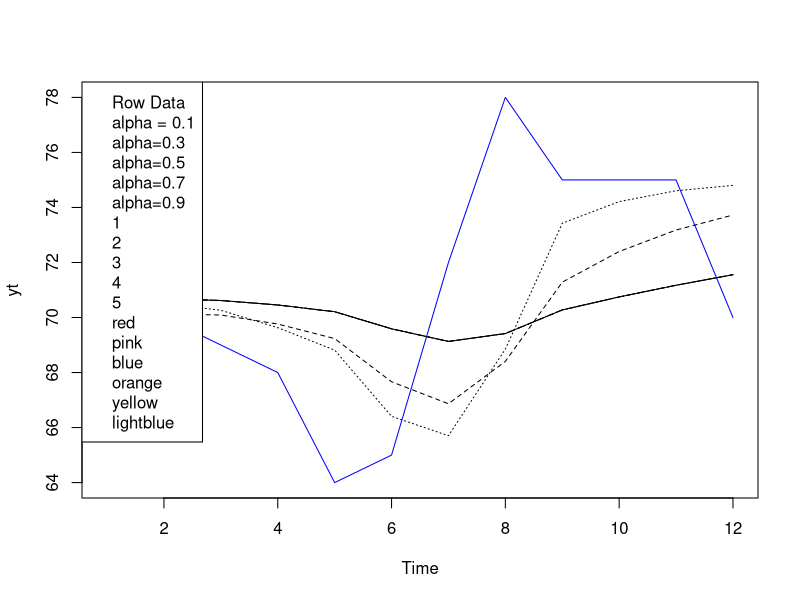
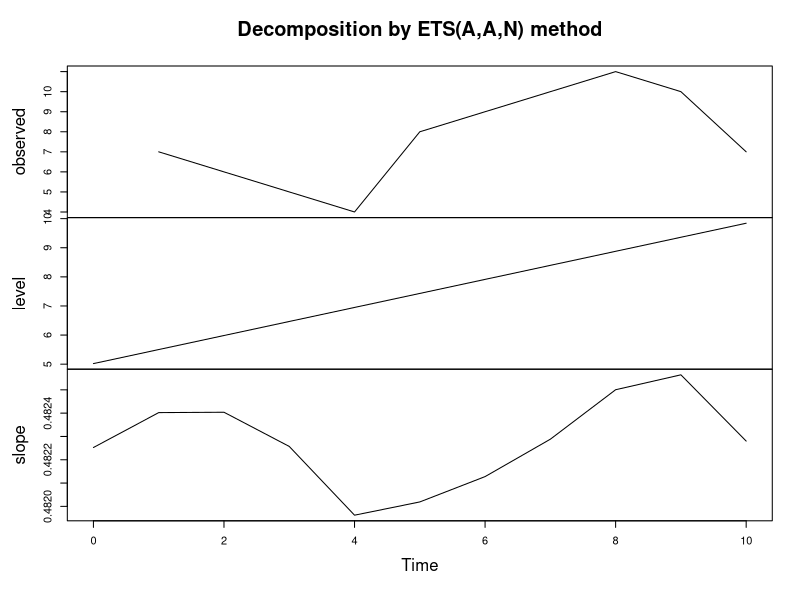
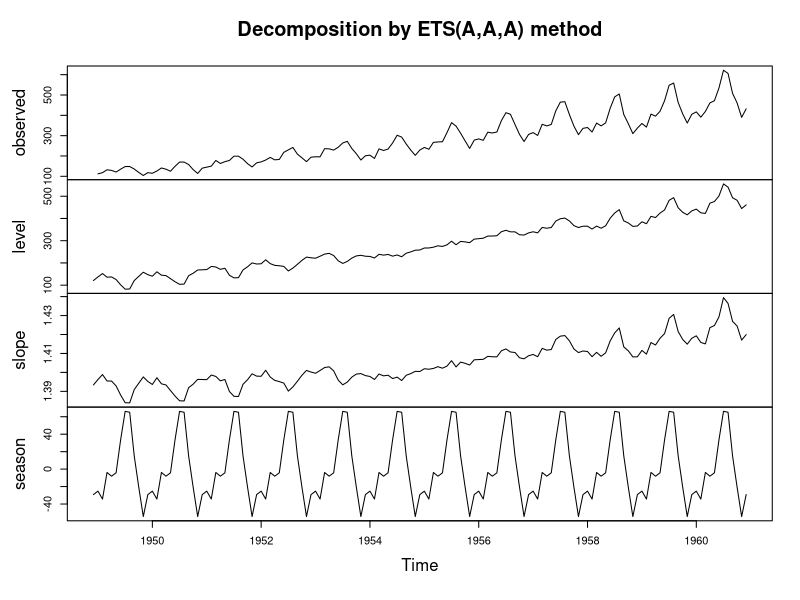

Generate these figures, in order, with R:
## ---- chunk 1
library(forecast)
y = c(71,70,69,68,64,65,72,78,75,75,75,70)
yt = ts(y,start = c(1,1),frequency = 1)

fit1 = ets(yt,model = "ANN",alpha = 0.1)
A1 = fit1$fitted;A1

fit2 = ets(yt,model = "ANN",alpha = 0.3)
A2 = fit2$fitted;A2

fit3 = ets(yt,model = "ANN",alpha = 0.5)
A3 = fit3$fitted;A3

fit4 = ets(yt,model = "ANN",alpha = 0.7)
A4 = fit1$fitted;A4

fit5 = ets(yt,model = "ANN",alpha = 0.9)
A5 = fit1$fitted;A5

plot(yt,col="blue")
lines(A1,lty=1)
lines(A2,lty=2)
lines(A3,lty=3)
lines(A4,lty=4)
lines(A5,lty=5)

legend("topleft",c("Row Data","alpha = 0.1","alpha=0.3","alpha=0.5","alpha=0.7","alpha=0.9",
       lty=c(1,2,3,4,5),col = c("red","pink","blue","orange","yellow","lightblue")))

#double exp smoodhing
s = c(7,6,5,4,8,9,10,11,10,7)
S1 = ts(s,start = c(1,1),frequency = 1);S1
fit = ets(S1,model = "AAN");fit
pred = forecast(fit4);pred
plot(fit)

#triple exp smoodhing
Fit = ets(AirPassengers,model = "AAA")
Fit
Pred = forecast(Fit,5);Pred
plot(Fit)

